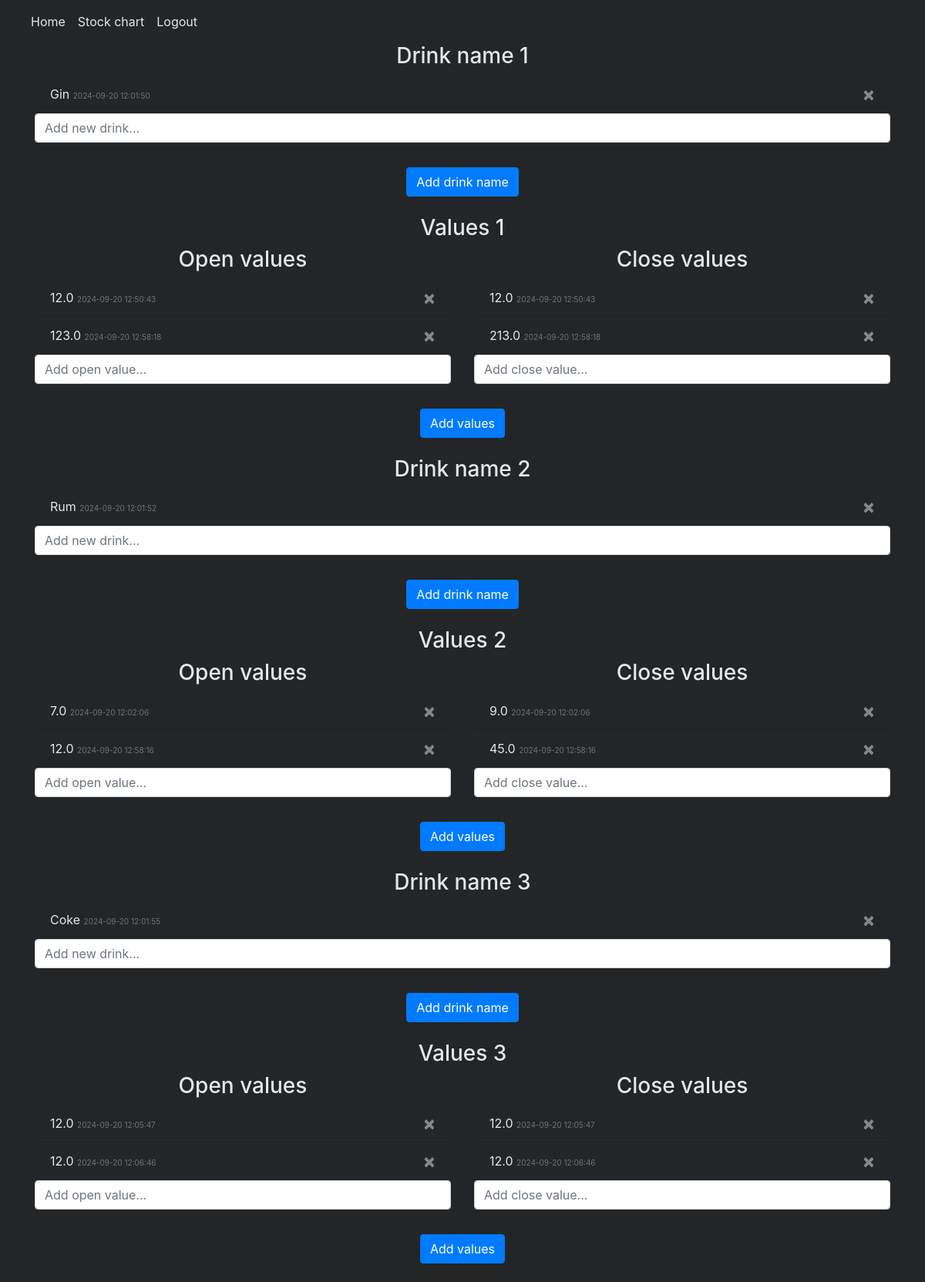
Screenshot of / (signed in) with the database file from the repository.
### website/models.py (models this page shows)
class Note(db.Model):
    id = db.Column(db.Integer, primary_key=True)
    data = db.Column(db.String(150))
    date = db.Column(db.DateTime(timezone=True), default=func.now())
    user_id = db.Column(db.Integer, db.ForeignKey('user.id'))

class OpenValue(db.Model):
    id = db.Column(db.Integer, primary_key=True)
    data = db.Column(db.Float)
    date = db.Column(db.DateTime(timezone=True), default=func.now())
    user_id = db.Column(db.Integer, db.ForeignKey('user.id'))

class CloseValue(db.Model):
    id = db.Column(db.Integer, primary_key=True)
    data = db.Column(db.Float)
    date = db.Column(db.DateTime(timezone=True), default=func.now())
    user_id = db.Column(db.Integer, db.ForeignKey('user.id'))

class Drink(db.Model):
    id = db.Column(db.Integer, primary_key=True)
    data = db.Column(db.String(150))
    date = db.Column(db.DateTime(timezone=True), default=func.now())
    user_id = db.Column(db.Integer, db.ForeignKey('user.id'))

class OpenValue2(db.Model):
    id = db.Column(db.Integer, primary_key=True)
    data = db.Column(db.Float)
    date = db.Column(db.DateTime(timezone=True), default=func.now())
    user_id = db.Column(db.Integer, db.ForeignKey('user.id'))

class CloseValue2(db.Model):
    id = db.Column(db.Integer, primary_key=True)
    data = db.Column(db.Float)
    date = db.Column(db.DateTime(timezone=True), default=func.now())
    user_id = db.Column(db.Integer, db.ForeignKey('user.id'))

class Drink2(db.Model):
    id = db.Column(db.Integer, primary_key=True)
    data = db.Column(db.String(150))
    date = db.Column(db.DateTime(timezone=True), default=func.now())
    user_id = db.Column(db.Integer, db.ForeignKey('user.id'))

class OpenValue3(db.Model):
    id = db.Column(db.Integer, primary_key=True)
    data = db.Column(db.Float)
    date = db.Column(db.DateTime(timezone=True), default=func.now())
    user_id = db.Column(db.Integer, db.ForeignKey('user.id'))

class CloseValue3(db.Model):
    id = db.Column(db.Integer, primary_key=True)
    data = db.Column(db.Float)
    date = db.Column(db.DateTime(timezone=True), default=func.now())
    user_id = db.Column(db.Integer, db.ForeignKey('user.id'))

### website/views.py (the view, shortened to what this page needs)
@views.route('/', methods=['GET', 'POST'])
@login_required
def home():
    return render_template("home.html", user=current_user, zip=zip)

### website/__init__.py (called while the page is built)
def create_app():
    app = Flask(__name__)
    app.config['SECRET_KEY'] = 'asd'
    app.config['SQLALCHEMY_DATABASE_URI'] = f'sqlite:///{DB_NAME}'
    db.init_app(app)
    migrate.init_app(app, db)
    from .views import views
    from .auth import auth
    app.register_blueprint(views, url_prefix='/')
    app.register_blueprint(auth, url_prefix='/')
    from .models import User, Note, OpenValue, CloseValue, Drink, OpenValue2, CloseValue2, Drink2, CloseValue3, OpenValue3
    with app.app_context():
        db.create_all()
    login_manager = LoginManager()
    login_manager.login_view = 'auth.login'
    login_manager.init_app(app)
    @login_manager.user_loader
    def load_user(id):
        return User.query.get(int(id))
    return app

### website/templates/home.html (shortened to what this page needs)
{% extends "base.html" %}
{% block content %}
<h3 align="center">Drink name 1</h3>
<ul class="list-group list-group-flush" id="notes">
  {% for note in user.notes %}
  <li class="list-group-item d-flex justify-content-between align-items-center">
    <span>{{ note.data }} <small class="text-muted">{{ note.date.strftime('%Y-%m-%d %H:%M:%S') }}</small></span>
    <button type="button" class="close" onClick="deleteNote({{ note.id }})">
        <span aria-hidden="true" id="cross">&times;</span>
    </button>
  </li>
  {% endfor %}
</ul>
<form method="POST" class="mb-4">
  <input name="note" id="note" class="form-control mb-2" placeholder="Add new drink..." required>
  <br />
  <div class="d-flex justify-content-center">
    <button type="submit" class="btn btn-primary">Add drink name</button>
  </div>
</form>
<form method="POST">
<h3 align="center">Values 1</h3>
<div class="row">
  <div class="col">
    <h3 align="center">Open values</h3>
    <ul class="list-group list-group-flush" id="open_values">
      {% for open_v, close in zip(user.open_values, user.close_values) %}
      <li class="list-group-item d-flex justify-content-between align-items-center">
        <span>{{ open_v.data }} <small class="text-muted">{{ open_v.date.strftime('%Y-%m-%d %H:%M:%S') }}</small></span>
        <button type="button" class="close" data-id-open="{{ open_v.id }}" data-id-close="{{ close.id }}" onClick="deleteChart1Values({{ open_v.id }}, {{ close.id }})">
            <span aria-hidden="true" id="cross">&times;</span>
        </button>
      </li>
      {% endfor %}
    </ul>
    <input name="open_v" id="open_v" class="form-control mb-3" placeholder="Add open value..." required>
  </div>
  <div class="col">
    <h3 align="center">Close values</h3>
    <ul class="list-group list-group-flush" id="close_values">
      {% for open_v, close in zip(user.open_values, user.close_values) %}
      <li class="list-group-item d-flex justify-content-between align-items-center">
        <span>{{ close.data }} <small class="text-muted">{{ close.date.strftime('%Y-%m-%d %H:%M:%S') }}</small></span>
        <button type="button" class="close" data-id-open="{{ open_v.id }}" data-id-close="{{ close.id }}" onClick="deleteChart1Values({{ open_v.id }}, {{ close.id }})">
            <span aria-hidden="true" id="cross">&times;</span>
        </button>
      </li>
      {% endfor %}
    </ul>
    <input name="close" id="close" class="form-control mb-3" placeholder="Add close value..." required>
  </div>
</div>
  <div class="d-flex justify-content-center mt-3">
    <button type="submit" class="btn btn-primary">Add values</button>
  </div>
</form>
<br/>
<h3 align="center">Drink name 2</h3>
<ul class="list-group list-group-flush" id="drinks">
  {% for drink in user.drinks %}
  <li class="list-group-item d-flex justify-content-between align-items-center">
    <span>{{ drink.data }} <small class="text-muted">{{ drink.date.strftime('%Y-%m-%d %H:%M:%S') }}</small></span>
    <button type="button" class="close" onClick="deleteDrink({{ drink.id }})">
        <span aria-hidden="true" id="cross">&times;</span>
    </button>
  </li>
  {% endfor %}
</ul>
<form method="POST" class="mb-4">
  <input name="drink" id="drink" class="form-control mb-2" placeholder="Add new drink..." required>
  <br />
  <div class="d-flex justify-content-center">
    <button type="submit" class="btn btn-primary">Add drink name</button>
  </div>
</form>
<form method="POST">
  <h3 align="center">Values 2</h3>
  <div class="row">
    <div class="col">
      <h3 align="center">Open values</h3>
      <ul class="list-group list-group-flush" id="open_values2">
        {% for open_v2, close2 in zip(user.open_values2, user.close_values2) %}
        <li class="list-group-item d-flex justify-content-between align-items-center">
          <span>{{ open_v2.data }} <small class="text-muted">{{ open_v2.date.strftime('%Y-%m-%d %H:%M:%S') }}</small></span>
          <button type="button" class="close" data-id-open="{{ open_v2.id }}" data-id-close="{{ close2.id }}" onClick="deleteChart2Values({{ open_v2.id }}, {{ close2.id }})">
              <span aria-hidden="true" id="cross">&times;</span>
          </button>
        </li>
        {% endfor %}
      </ul>
      <input name="open_v2" id="open_v2" class="form-control mb-3" placeholder="Add open value..." required>
    </div>
    <div class="col">
      <h3 align="center">Close values</h3>
      <ul class="list-group list-group-flush" id="close_values2">
        {% for open_v2, close2 in zip(user.open_values2, user.close_values2) %}
        <li class="list-group-item d-flex justify-content-between align-items-center">
          <span>{{ close2.data }} <small class="text-muted">{{ close2.date.strftime('%Y-%m-%d %H:%M:%S') }}</small></span>
          <button type="button" class="close" data-id-open="{{ open_v2.id }}" data-id-close="{{ close2.id }}" onClick="deleteChart2Values({{ open_v2.id }}, {{ close2.id }})">
              <span aria-hidden="true" id="cross">&times;</span>
          </button>
        </li>
        {% endfor %}
      </ul>
      <input name="close2" id="close2" class="form-control mb-3" placeholder="Add close value..." required>
    </div>
  </div>
<div class="d-flex justify-content-center mt-3">
  <button type="submit" class="btn btn-primary">Add values</button>
</div>
</form>
<br/>
<h3 align="center">Drink name 3</h3>
<ul class="list-group list-group-flush" id="drinks2">
  {% for drink2 in user.drinks2 %}
  <li class="list-group-item d-flex justify-content-between align-items-center" id="drink-{{ drink2.id }}">
    <span>{{ drink2.data }}
      <small class="text-muted">{{ drink2.date.strftime('%Y-%m-%d %H:%M:%S') }}</small>
    </span>
    <button type="button" class="close" onClick="deleteDrink2({{ drink2.id }})">
        <span aria-hidden="true" id="cross">&times;</span>
    </button>
  </li>
  {% endfor %}
</ul>
<form method="POST" class="mb-4">
  <input name="drink2" id="drink2" class="form-control mb-2" placeholder="Add new drink..." required>
  <br />
  <div class="d-flex justify-content-center">
    <button type="submit" class="btn btn-primary">Add drink name</button>
  </div>
</form>
<form method="POST">
  <h3 align="center">Values 3</h3>
  <div class="row">
    <div class="col">
      <h3 align="center">Open values</h3>
      <ul class="list-group list-group-flush" id="open_values3">
        {% for open_v3, close3 in zip(user.open_values3, user.close_values3) %}
        <li class="list-group-item d-flex justify-content-between align-items-center">
          <span>{{ open_v3.data }} <small class="text-muted">{{ open_v3.date.strftime('%Y-%m-%d %H:%M:%S') }}</small></span>
          <button type="button" class="close" data-id-open="{{ open_v3.id }}" data-id-close="{{ close3.id }}" onClick="deleteChart3Values({{ open_v3.id }}, {{ close3.id }})">
              <span aria-hidden="true" id="cross">&times;</span>
          </button>
        </li>
        {% endfor %}
      </ul>
      <input name="open_v3" id="open_v3" class="form-control mb-3" placeholder="Add open value..." required>
    </div>
    <div class="col">
      <h3 align="center">Close values</h3>
      <ul class="list-group list-group-flush" id="close_values3">
        {% for open_v3, close3 in zip(user.open_values3, user.close_values3) %}
        <li class="list-group-item d-flex justify-content-between align-items-center">
          <span>{{ close3.data }} <small class="text-muted">{{ close3.date.strftime('%Y-%m-%d %H:%M:%S') }}</small></span>
          <button type="button" class="close" data-id-open="{{ open_v3.id }}" data-id-close="{{ close3.id }}" onClick="deleteChart3Values({{ open_v3.id }}, {{ close3.id }})">
              <span aria-hidden="true" id="cross">&times;</span>
          </button>
        </li>
        {% endfor %}
      </ul>
      <input name="close3" id="close3" class="form-control mb-3" placeholder="Add close value..." required>
    </div>
  </div>
<div class="d-flex justify-content-center mt-3">
  <button type="submit" class="btn btn-primary">Add values</button>
</div>
</form>
<br />
{% endblock %}

### website/templates/base.html (shortened to what this page needs)
<!DOCTYPE html>
<html lang="en">
<head>
    <link
    rel="stylesheet"
    href="https://stackpath.bootstrapcdn.com/bootstrap/4.4.1/css/bootstrap.min.css"
/>
    <link
    rel="stylesheet"
    href="https://stackpath.bootstrapcdn.com/font-awesome/4.7.0/css/font-awesome.min.css"
/>
    <link rel="stylesheet" href="static/style.css">
</head>
<body>
    <nav class="navbar navbar-expand-lg navbar-light">
        <div class="collapse navbar-collapse" id="navbarNav">
          <ul class="navbar-nav">
            {% if user.is_authenticated %}
            <li class="nav-item">
              <a class="nav-link" id="home" href="/">Home</a>
            </li>
            <li class="nav-item">
              <a class="nav-link" id="stock" href="/stock">Stock chart</a>
            </li>
            <li class="nav-item">
              <a class="nav-link" id="logout" href="/logout">Logout</a>
            </li>
            {% endif %}
          </ul>
        </div>
      </nav>
    <div class="container">
        {% block content %}
        {% endblock %}
    </div>
</body>
</html>

### website/static/style.css (style rules this page uses)
body { background-color: #242526; }
h3 { color: #E4E6EB; }
#login, #logout, #sign-up, #stock, #home { color: #E4E6EB; }
.list-group-item { background-color: #242526; color: #E4E6EB; }
#cross { color: #E4E6EB; }
.text-muted { font-size: 10px; }
.navbar-light .navbar-nav .nav-link { color: #ffffff; }

### rows the page displays
Note: data "Gin", date "2024-09-20 12:01:50"
OpenValue: data "12.0", date "2024-09-20 12:50:43"
OpenValue: data "123.0", date "2024-09-20 12:58:18", data "213.0"
Drink: data "Rum", date "2024-09-20 12:01:52"
OpenValue2: data "7.0", date "2024-09-20 12:02:06", data "9.0"
OpenValue2: data "12.0", date "2024-09-20 12:58:16", data "45.0"
Drink2: data "Coke", date "2024-09-20 12:01:55"
OpenValue3: data "12.0", date "2024-09-20 12:05:47"
OpenValue3: data "12.0", date "2024-09-20 12:06:46"
